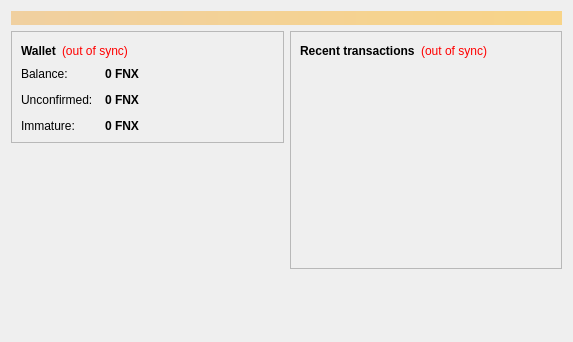
<?xml version="1.0" encoding="UTF-8"?>
<ui version="4.0">
 <class>OverviewPage</class>
 <widget class="QWidget" name="OverviewPage">
  <property name="geometry">
   <rect>
    <x>0</x>
    <y>0</y>
    <width>573</width>
    <height>342</height>
   </rect>
  </property>
  <property name="windowTitle">
   <string>Form</string>
  </property>
  <layout class="QVBoxLayout" name="topLayout">
   <item>
    <widget class="QLabel" name="labelAlerts">
     <property name="visible">
      <bool>false</bool>
     </property>
     <property name="styleSheet">
      <string notr="true">background-color: qlineargradient(x1: 0, y1: 0, x2: 1, y2: 0, stop:0 #F0D0A0, stop:1 #F8D488); color:#000000;</string>
     </property>
     <property name="wordWrap">
      <bool>true</bool>
     </property>
     <property name="margin">
      <number>3</number>
     </property>
    </widget>
   </item>
   <item>
    <layout class="QHBoxLayout" name="horizontalLayout" stretch="1,1">
     <item>
      <layout class="QVBoxLayout" name="verticalLayout_2">
       <item>
        <widget class="QFrame" name="frame">
         <property name="frameShape">
          <enum>QFrame::StyledPanel</enum>
         </property>
         <property name="frameShadow">
          <enum>QFrame::Raised</enum>
         </property>
         <layout class="QVBoxLayout" name="verticalLayout_4">
          <item>
           <layout class="QHBoxLayout" name="horizontalLayout_4">
            <item>
             <widget class="QLabel" name="label_5">
              <property name="font">
               <font>
                <weight>75</weight>
                <bold>true</bold>
               </font>
              </property>
              <property name="text">
               <string>Wallet</string>
              </property>
             </widget>
            </item>
            <item>
             <widget class="QLabel" name="labelWalletStatus">
              <property name="toolTip">
               <string>The displayed information may be out of date. Your wallet automatically synchronizes with the Fenixcoin network after a connection is established, but this process has not completed yet.</string>
              </property>
              <property name="styleSheet">
               <string notr="true">QLabel { color: red; }</string>
              </property>
              <property name="text">
               <string notr="true">(out of sync)</string>
              </property>
              <property name="alignment">
               <set>Qt::AlignLeading|Qt::AlignLeft|Qt::AlignVCenter</set>
              </property>
             </widget>
            </item>
            <item>
             <spacer name="horizontalSpacer_2">
              <property name="orientation">
               <enum>Qt::Horizontal</enum>
              </property>
              <property name="sizeHint" stdset="0">
               <size>
                <width>40</width>
                <height>20</height>
               </size>
              </property>
             </spacer>
            </item>
           </layout>
          </item>
          <item>
           <layout class="QFormLayout" name="formLayout_2">
            <property name="fieldGrowthPolicy">
             <enum>QFormLayout::AllNonFixedFieldsGrow</enum>
            </property>
            <property name="horizontalSpacing">
             <number>12</number>
            </property>
            <property name="verticalSpacing">
             <number>12</number>
            </property>
            <item row="0" column="0">
             <widget class="QLabel" name="label">
              <property name="text">
               <string>Balance:</string>
              </property>
             </widget>
            </item>
            <item row="0" column="1">
             <widget class="QLabel" name="labelBalance">
              <property name="font">
               <font>
                <weight>75</weight>
                <bold>true</bold>
               </font>
              </property>
              <property name="cursor">
               <cursorShape>IBeamCursor</cursorShape>
              </property>
              <property name="toolTip">
               <string>Your current balance</string>
              </property>
              <property name="text">
               <string notr="true">0 FNX</string>
              </property>
              <property name="textInteractionFlags">
               <set>Qt::LinksAccessibleByMouse|Qt::TextSelectableByKeyboard|Qt::TextSelectableByMouse</set>
              </property>
             </widget>
            </item>
            <item row="1" column="0">
             <widget class="QLabel" name="label_3">
              <property name="text">
               <string>Unconfirmed:</string>
              </property>
             </widget>
            </item>
            <item row="1" column="1">
             <widget class="QLabel" name="labelUnconfirmed">
              <property name="font">
               <font>
                <weight>75</weight>
                <bold>true</bold>
               </font>
              </property>
              <property name="cursor">
               <cursorShape>IBeamCursor</cursorShape>
              </property>
              <property name="toolTip">
               <string>Total of transactions that have yet to be confirmed, and do not yet count toward the current balance</string>
              </property>
              <property name="text">
               <string notr="true">0 FNX</string>
              </property>
              <property name="textInteractionFlags">
               <set>Qt::LinksAccessibleByMouse|Qt::TextSelectableByKeyboard|Qt::TextSelectableByMouse</set>
              </property>
             </widget>
            </item>
            <item row="2" column="0">
             <widget class="QLabel" name="labelImmatureText">
              <property name="text">
               <string>Immature:</string>
              </property>
             </widget>
            </item>
            <item row="2" column="1">
             <widget class="QLabel" name="labelImmature">
              <property name="font">
               <font>
                <weight>75</weight>
                <bold>true</bold>
               </font>
              </property>
              <property name="toolTip">
               <string>Mined balance that has not yet matured</string>
              </property>
              <property name="text">
               <string notr="true">0 FNX</string>
              </property>
              <property name="textInteractionFlags">
               <set>Qt::LinksAccessibleByMouse|Qt::TextSelectableByKeyboard|Qt::TextSelectableByMouse</set>
              </property>
             </widget>
            </item>
           </layout>
          </item>
         </layout>
        </widget>
       </item>
       <item>
        <spacer name="verticalSpacer">
         <property name="orientation">
          <enum>Qt::Vertical</enum>
         </property>
         <property name="sizeHint" stdset="0">
          <size>
           <width>20</width>
           <height>40</height>
          </size>
         </property>
        </spacer>
       </item>
      </layout>
     </item>
     <item>
      <layout class="QVBoxLayout" name="verticalLayout_3">
       <item>
        <widget class="QFrame" name="frame_2">
         <property name="frameShape">
          <enum>QFrame::StyledPanel</enum>
         </property>
         <property name="frameShadow">
          <enum>QFrame::Raised</enum>
         </property>
         <layout class="QVBoxLayout" name="verticalLayout">
          <item>
           <layout class="QHBoxLayout" name="horizontalLayout_2">
            <item>
             <widget class="QLabel" name="label_4">
              <property name="text">
               <string>&lt;b&gt;Recent transactions&lt;/b&gt;</string>
              </property>
             </widget>
            </item>
            <item>
             <widget class="QLabel" name="labelTransactionsStatus">
              <property name="toolTip">
               <string>The displayed information may be out of date. Your wallet automatically synchronizes with the Fenixcoin network after a connection is established, but this process has not completed yet.</string>
              </property>
              <property name="styleSheet">
               <string notr="true">QLabel { color: red; }</string>
              </property>
              <property name="text">
               <string notr="true">(out of sync)</string>
              </property>
              <property name="alignment">
               <set>Qt::AlignRight|Qt::AlignTrailing|Qt::AlignVCenter</set>
              </property>
             </widget>
            </item>
            <item>
             <spacer name="horizontalSpacer">
              <property name="orientation">
               <enum>Qt::Horizontal</enum>
              </property>
              <property name="sizeHint" stdset="0">
               <size>
                <width>40</width>
                <height>20</height>
               </size>
              </property>
             </spacer>
            </item>
           </layout>
          </item>
          <item>
           <widget class="QListView" name="listTransactions">
            <property name="styleSheet">
             <string notr="true">QListView { background: transparent; }</string>
            </property>
            <property name="frameShape">
             <enum>QFrame::NoFrame</enum>
            </property>
            <property name="verticalScrollBarPolicy">
             <enum>Qt::ScrollBarAlwaysOff</enum>
            </property>
            <property name="horizontalScrollBarPolicy">
             <enum>Qt::ScrollBarAlwaysOff</enum>
            </property>
            <property name="selectionMode">
             <enum>QAbstractItemView::NoSelection</enum>
            </property>
           </widget>
          </item>
         </layout>
        </widget>
       </item>
       <item>
        <spacer name="verticalSpacer_2">
         <property name="orientation">
          <enum>Qt::Vertical</enum>
         </property>
         <property name="sizeHint" stdset="0">
          <size>
           <width>20</width>
           <height>40</height>
          </size>
         </property>
        </spacer>
       </item>
      </layout>
     </item>
    </layout>
   </item>
  </layout>
 </widget>
 <resources/>
 <connections/>
</ui>
